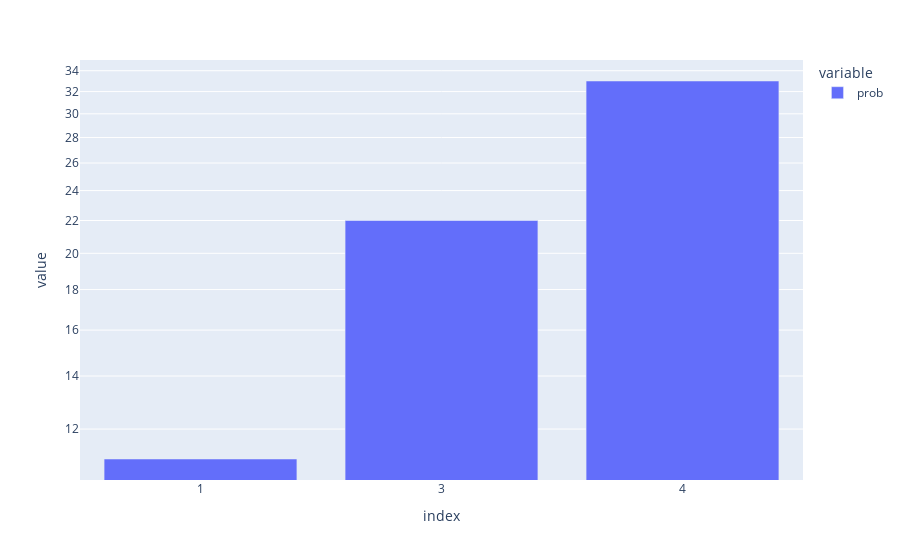

Here is the notebook cell this chart was saved with:
### Code cell
import streamlit as st
import plotly.figure_factory as ff
import plotly.express as px
import numpy as np

# Add histogram data
x1 = np.random.randn(200) - 2
x2 = np.random.randn(200)
x3 = np.random.randn(200) + 2

# Group data together
hist_data = [x1, x2, x3]

group_labels = ['Group 1', 'Group 2', 'Group 3']

# Create distplot with custom bin_size
fig = ff.create_distplot(
         hist_data, group_labels, bin_size=[.1, .25, .5])

# Plot!
my_array = np.array([[11,22,33]]).T
df = pd.DataFrame(my_array, columns=['prob'
], index=['1','3','4'])
fig = px.bar(df, labels={'dasds': 'dasdaaa'},log_y=True)
fig.show()

### Figure 1 — Plotly figure (JSON) as saved in the notebook; plotly's stock layout.template omitted (floating-point values rounded to 4 significant figures)
{"data": [{"alignmentgroup": "True", "hovertemplate": "variable=prob<br>index=%{x}<br>value=%{y}<extra></extra>", "legendgroup": "prob", "marker": {"color": "#636efa", "pattern": {"shape": ""}}, "name": "prob", "offsetgroup": "prob", "orientation": "v", "showlegend": true, "textposition": "auto", "type": "bar", "x": ["1", "3", "4"], "xaxis": "x", "y": [11, 22, 33], "yaxis": "y"}], "layout": {"barmode": "relative", "legend": {"title": {"text": "variable"}, "tracegroupgap": 0}, "margin": {"t": 60}, "xaxis": {"anchor": "y", "domain": [0, 1], "title": {"text": "index"}}, "yaxis": {"anchor": "x", "domain": [0, 1], "title": {"text": "value"}, "type": "log"}}}
